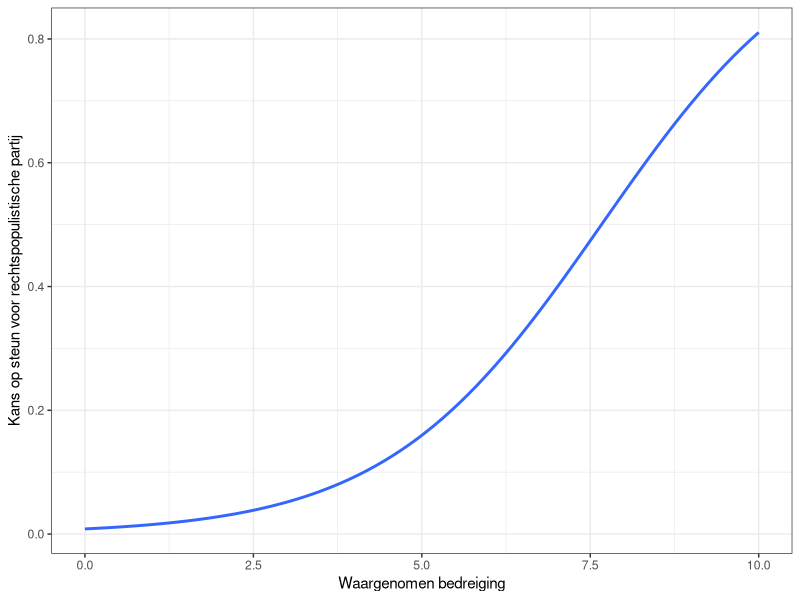
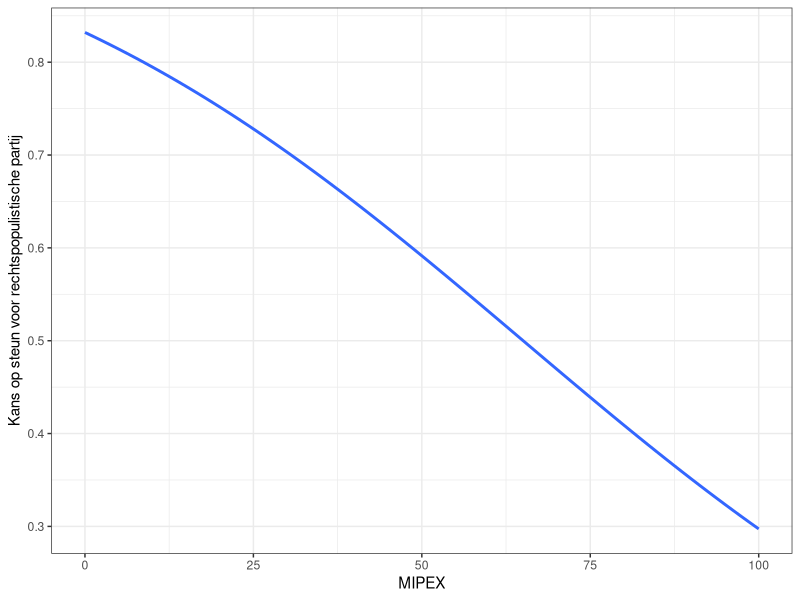
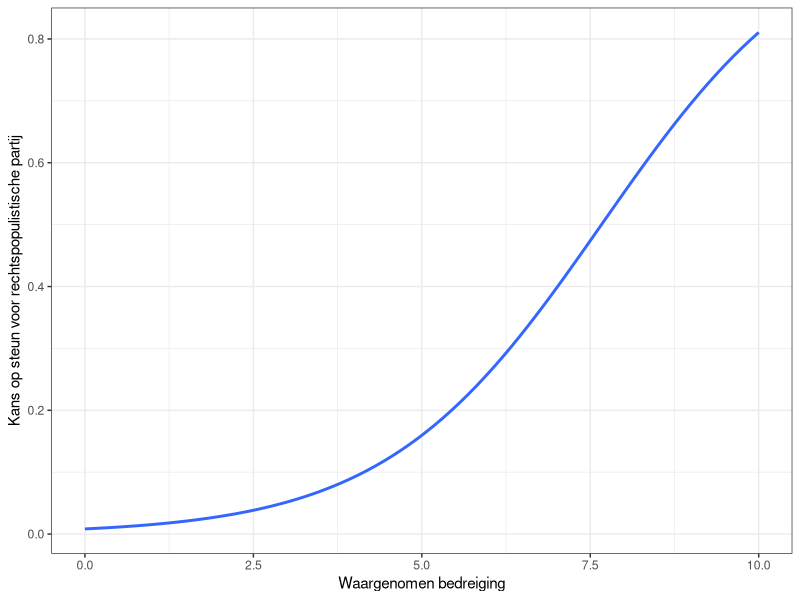
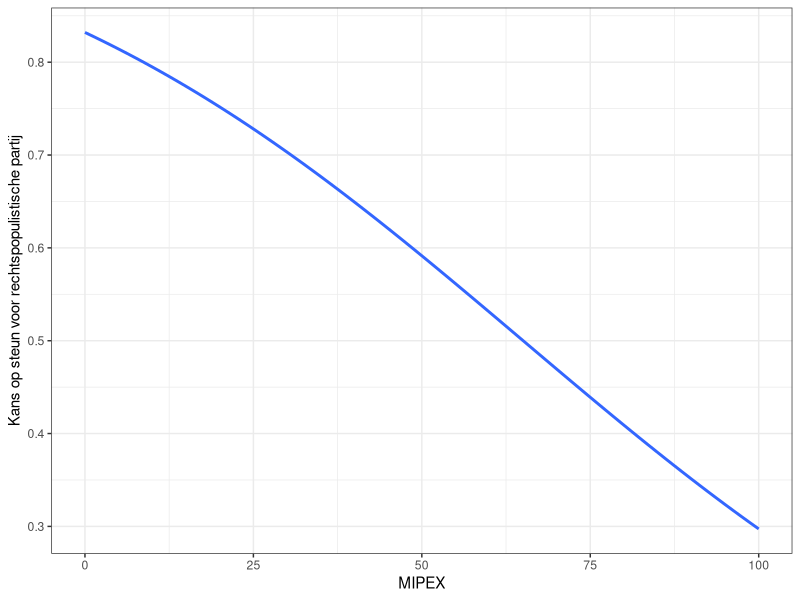

The R script that drew these images, in order:
#Libraries aanzetten
library(ggplot2)
library(dplyr)


#Waargenomen bedreiging op kans steun rechtspopulistische partij
threat <- seq(from = 0, to = 10, by = 0.1)
log_odds <- c(-4.775650+(0.622924*threat))
odds <- exp(log_odds)
kans.rechtspopulistisch <- (odds/(1+odds))

grafiek.data <- data.frame(threat,log_odds,odds,
                      kans.rechtspopulistisch)
View(grafiek.data)

kansverdeling <- ggplot(grafiek.data, aes(x=threat, y=kans.rechtspopulistisch)) + 
  geom_smooth(method = "glm",
              method.args = list(family = "binomial"),
              se = FALSE) +
  theme(axis.title.y = element_blank()) +
  theme(axis.title.x = element_blank()) + 
  theme_bw() +
  labs(x = "Waargenomen bedreiging",
       y = "Kans op steun voor rechtspopulistische partij")
plot(kansverdeling) 

#MIPEX op kans steun rechtspopulistische partij
MIPEX <- seq(from = 0, to = 100, by = 0.1)
log_odds2 <- c(1.600329+(-0.024606*MIPEX))
odds2 <- exp(log_odds2)
kans.rechtspopulistisch2 <- (odds2/(1+odds2))

grafiek.data2 <- data.frame(MIPEX,log_odds2,odds2,
                           kans.rechtspopulistisch2)
View(grafiek.data2)

kansverdeling2 <- ggplot(grafiek.data2, aes(x=MIPEX, y=kans.rechtspopulistisch2)) + 
  geom_smooth(method = "glm",
              method.args = list(family = "binomial"),
              se = FALSE) +
  theme(axis.title.y = element_blank()) +
  theme(axis.title.x = element_blank()) + 
  theme_bw() +
  labs(x = "MIPEX",
       y = "Kans op steun voor rechtspopulistische partij")
plot(kansverdeling2) 


#Exporteren grafieken
library(ggpubr)
png(filename = "Threat.png")
plot(kansverdeling)
dev.off()

png(filename = "MIPEX.png")
plot(kansverdeling2)
dev.off()
